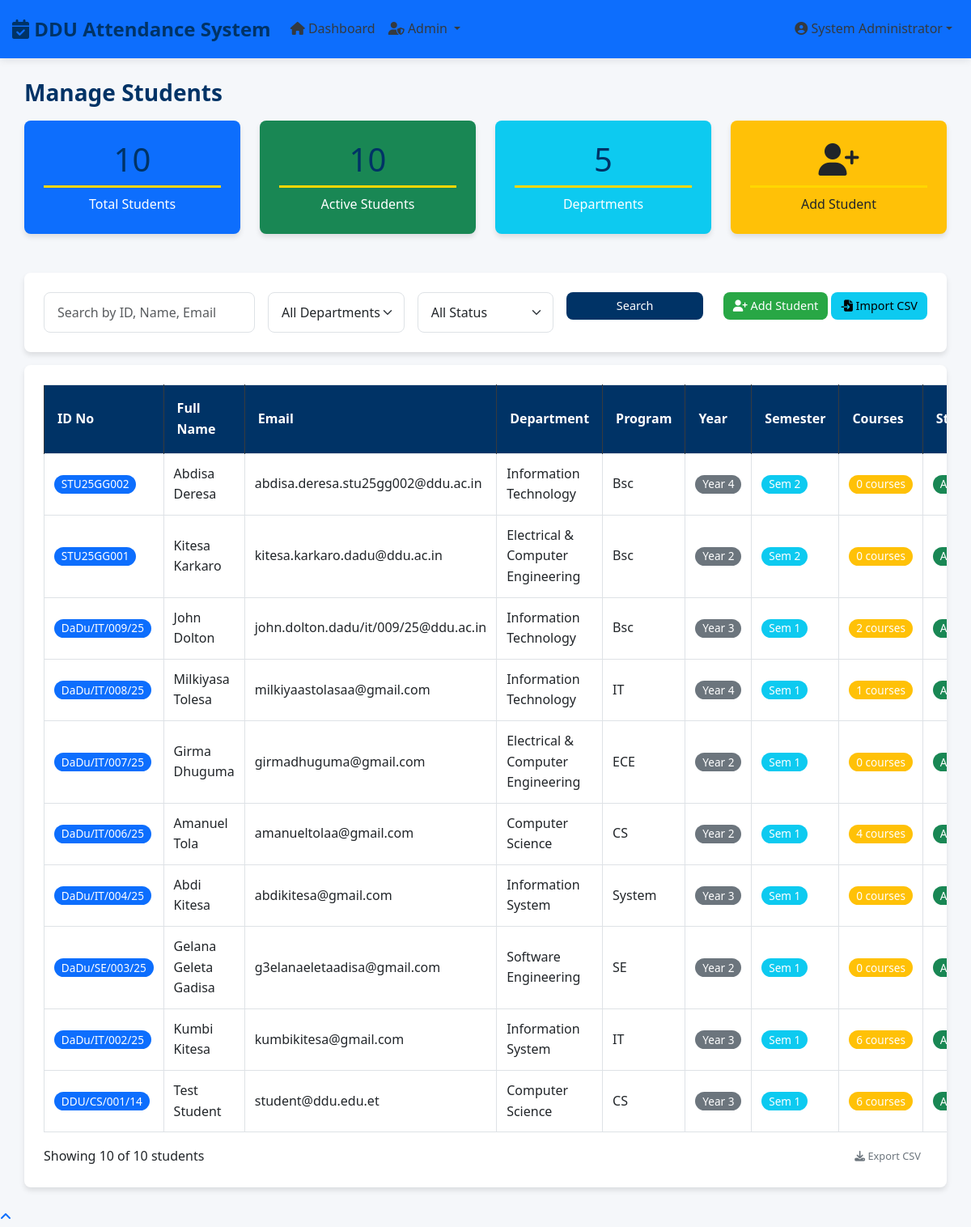
Page /admin/manage_students.php (signed in) on the committed database.
### tables this page shows
CREATE TABLE `students` (
  `student_id` int(11) NOT NULL,
  `student_id_no` varchar(50) NOT NULL,
  `full_name` varchar(100) NOT NULL,
  `email` varchar(100) NOT NULL,
  `phone` varchar(20) DEFAULT NULL,
  `gender` enum('Male','Female','Other') DEFAULT NULL,
  `date_of_birth` date DEFAULT NULL,
  `department_id` int(11) DEFAULT NULL,
  `program` varchar(100) DEFAULT NULL,
  `year_of_study` int(11) DEFAULT NULL,
  `semester` int(11) DEFAULT NULL,
  `profile_image` varchar(255) DEFAULT NULL,
  `is_active` tinyint(1) DEFAULT '1',
  `created_at` timestamp NOT NULL DEFAULT CURRENT_TIMESTAMP,
  `user_id` int(11) DEFAULT NULL
);

CREATE TABLE `departments` (
  `department_id` int(11) NOT NULL,
  `department_code` varchar(20) NOT NULL,
  `department_name` varchar(100) NOT NULL,
  `faculty` varchar(100) DEFAULT NULL,
  `description` text,
  `created_at` timestamp NOT NULL DEFAULT CURRENT_TIMESTAMP,
  `department_head_id` int(11) DEFAULT NULL
);

### admin/manage_students.php (the view, shortened to what this page needs)
<?php
require_once '../includes/db_connect.php';
$search = $_GET['search'] ?? '';
$where = '';
$sql = "
SELECT
    s.student_id,
    s.student_id_no,
    s.full_name,
    s.email,
    s.phone,
    s.program,
    s.year_of_study,
    s.semester,
    s.is_active,
    d.department_name,
    (SELECT COUNT(*) FROM course_students cs WHERE cs.student_id = s.student_id) as course_count
FROM students s
LEFT JOIN departments d ON d.department_id = s.department_id
$where
ORDER BY s.student_id DESC
";
$students = $conn->query($sql);
$count_sql = "SELECT COUNT(*) as total FROM students s $where";
$count_result = $conn->query($count_sql);
$total_students = $count_result ? $count_result->fetch_assoc()['total'] : 0;
include '../includes/header.php';
?>
<div class="container-fluid">
    <h3 class="mt-4">Manage Students</h3>
    <div class="row mb-4">
        <div class="col-md-3">
            <div class="card bg-primary text-white">
                <div class="card-body text-center">
                    <h1 class="display-6 mb-2"><?= number_format($total_students) ?></h1>
                    <p class="mb-0">Total Students</p>
                </div>
            </div>
        </div>
        <div class="col-md-3">
            <div class="card bg-success text-white">
                <div class="card-body text-center">
                    <h1 class="display-6 mb-2">
                        <?php
                        $active_sql = "SELECT COUNT(*) as active FROM students WHERE is_active = 1";
                        $active_result = $conn->query($active_sql);
                        echo number_format($active_result->fetch_assoc()['active']);
                        ?>
                    </h1>
                    <p class="mb-0">Active Students</p>
                </div>
            </div>
        </div>
        <div class="col-md-3">
            <div class="card bg-info text-white">
                <div class="card-body text-center">
                    <h1 class="display-6 mb-2">
                        <?php
                        $dept_sql = "SELECT COUNT(DISTINCT department_id) as dept_count FROM students";
                        $dept_result = $conn->query($dept_sql);
                        echo number_format($dept_result->fetch_assoc()['dept_count']);
                        ?>
                    </h1>
                    <p class="mb-0">Departments</p>
                </div>
            </div>
        </div>
        <div class="col-md-3">
            <div class="card bg-warning text-dark">
                <div class="card-body text-center">
                    <h1 class="display-6 mb-2">
                        <a href="javascript:void(0)" class="text-decoration-none text-dark" data-bs-toggle="modal" data-bs-target="#addStudentModal">
                            <i class="fas fa-user-plus"></i>
                        </a>
                    </h1>
                    <a href="javascript:void(0)" class="text-decoration-none text-dark" data-bs-toggle="modal" data-bs-target="#addStudentModal">
                        <p class="mb-0">Add Student</p>
                    </a>
                </div>
            </div>
        </div>
    </div>
    <div class="card mb-3">
        <div class="card-body">
            <form method="GET" class="row g-3">
                <div class="col-md-3">
                    <input class="form-control" name="search" placeholder="Search by ID, Name, Email" value="<?= htmlspecialchars($search) ?>">
                </div>
                <div class="col-md-2">
                    <select class="form-select" name="department_id">
                        <option value="">All Departments</option>
                    </select>
                </div>
                <div class="col-md-2">
                    <select class="form-select" name="status">
                        <option value="">All Status</option>
                    </select>
                </div>
                <div class="col-md-2">
                    <button class="btn btn-primary w-100">Search</button>
                </div>
                <div class="col-md-3 text-end">
                    <button class="btn btn-success" type="button" data-bs-toggle="modal" data-bs-target="#addStudentModal">
                        <i class="fas fa-user-plus"></i> Add Student
                    </button>
                    <a href="import_students.php" class="btn btn-info">
                        <i class="fas fa-file-import"></i> Import CSV
                    </a>
                </div>
            </form>
        </div>
    </div>
    <div class="card">
        <div class="card-body table-responsive">
            <table class="table table-bordered table-hover">
                <thead class="table-dark">
                    <tr>
                        <th>ID No</th>
                        <th>Full Name</th>
                        <th>Email</th>
                        <th>Department</th>
                        <th>Program</th>
                        <th>Year</th>
                        <th>Semester</th>
                        <th>Courses</th>
                        <th>Status</th>
                    </tr>
                </thead>
                <tbody>
                    <?php if ($students->num_rows > 0): ?>
                        <?php while($row = $students->fetch_assoc()): ?>
                            <tr>
                                <td>
                                    <span class="badge bg-primary"><?= htmlspecialchars($row['student_id_no']) ?></span>
                                </td>
                                <td><?= htmlspecialchars($row['full_name']) ?></td>
                                <td><?= htmlspecialchars($row['email']) ?></td>
                                <td><?= htmlspecialchars($row['department_name']) ?></td>
                                <td><?= htmlspecialchars($row['program'] ?: '-') ?></td>
                                <td>
                                    <span class="badge bg-secondary">Year <?= $row['year_of_study'] ?></span>
                                </td>
                                <td>
                                    <span class="badge bg-info">Sem <?= $row['semester'] ?></span>
                                </td>
                                <td>
                                    <span class="badge bg-warning"><?= $row['course_count'] ?> courses</span>
                                </td>
                                <td>
                                    <span class="badge bg-<?= $row['is_active'] ? 'success' : 'danger' ?>">
                                        <?= $row['is_active'] ? 'Active' : 'Inactive' ?>
                                    </span>
                                </td>
                            </tr>
                        <?php endwhile; ?>
                    <?php endif; ?>
                </tbody>
            </table>
            <div class="d-flex justify-content-between align-items-center mt-3">
                <div>
                    Showing <?= $students->num_rows ?> of <?= number_format($total_students) ?> students
                </div>
                <div>
                    <a href="?export=csv&<?= http_build_query($_GET) ?>" class="btn btn-outline-secondary btn-sm">
                        <i class="fas fa-download"></i> Export CSV
                    </a>
                </div>
            </div>
        </div>
    </div>
</div>
<?php include '../includes/footer.php'; ?>

### assets/css/style.css (style rules this page uses)
:root { --primary-color: #003366; --secondary-color: #FFD700; --success-color: #28a745; --danger-color: #dc3545; --warning-color: #ffc107; --info-color: #17a2b8; --light-color: #f8f9fa; --dark-color: #343a40; --gray-color: #6c757d; --border-radius: 8px; --box-shadow: 0 4px 6px rgba(0, 0, 0, 0.1); --transition: all 0.3s ease; }
* { margin: 0; padding: 0; box-sizing: border-box; }
body { font-family: 'Segoe UI', Tahoma, Geneva, Verdana, sans-serif; line-height: 1.6; color: var(--dark-color); background-color: #f5f7fa; }
.container-fluid { padding-left: 15px; padding-right: 15px; }
h1, h2, h3, h4, h5, h6 { font-weight: 600; line-height: 1.3; margin-bottom: 1rem; color: var(--primary-color); }
h1 { font-size: 2.5rem; border-bottom: 3px solid var(--secondary-color); padding-bottom: 0.5rem; }
h3 { font-size: 1.75rem; }
p { margin-bottom: 1rem; }
.btn { border-radius: var(--border-radius); padding: 0.5rem 1.5rem; font-weight: 500; transition: var(--transition); border: none; cursor: pointer; }
.btn-primary { background-color: var(--primary-color); border-color: var(--primary-color); }
.btn-success { background-color: var(--success-color); border-color: var(--success-color); }
.card { border: none; border-radius: var(--border-radius); box-shadow: var(--box-shadow); transition: var(--transition); background: white; margin-bottom: 1.5rem; }
.card-body { padding: 1.5rem; }
.form-control, .form-select { border-radius: var(--border-radius); border: 1px solid #dee2e6; padding: 0.75rem 1rem; transition: var(--transition); }
.table { width: 100%; margin-bottom: 1rem; color: var(--dark-color); }
.table thead th { background-color: var(--primary-color); color: white; border-bottom: none; font-weight: 600; padding: 1rem; }
.table td, .table th { padding: 0.75rem; vertical-align: middle; border-top: 1px solid #dee2e6; }
.badge { padding: 0.35em 0.65em; font-weight: 500; border-radius: 50rem; }
.badge { font-size: 0.85em; }
.card { transition: transform 0.2s; }
.table th { background-color: #f8f9fa; border-bottom: 2px solid #dee2e6; }
.btn { padding: 0.375rem 0.75rem; font-size: 0.9rem; }
.btn-sm { padding: 0.25rem 0.5rem; font-size: 0.8rem; }

### includes/footer.php (style rules this page uses)
.badge { font-size: 85%; }

### rows in the picture
students: student_id_no "STU25GG002", full_name "Abdisa Deresa", email "abdisa.deresa.stu25gg002@ddu.ac.in", department.department_name "Information Technology", program "Bsc", year_of_study "4", semester "2", course_count "0", is_active "Active"
students: student_id_no "STU25GG001", full_name "Kitesa Karkaro", email "kitesa.karkaro.dadu@ddu.ac.in", department.department_name "Electrical & Computer Engineering", program "Bsc", year_of_study "2", semester "2", course_count "0", is_active "Active"
students: student_id_no "DaDu/IT/009/25", full_name "John Dolton", email "john.dolton.dadu/it/009/25@ddu.ac.in", department.department_name "Information Technology", program "Bsc", year_of_study "3", semester "1", course_count "2", is_active "Active"
students: student_id_no "DaDu/IT/008/25", full_name "Milkiyasa Tolesa", email "milkiyaastolasaa@gmail.com", department.department_name "Information Technology", program "IT", year_of_study "4", semester "1", course_count "1", is_active "Active"
students: student_id_no "DaDu/IT/007/25", full_name "Girma Dhuguma", email "girmadhuguma@gmail.com", department.department_name "Electrical & Computer Engineering", program "ECE", year_of_study "2", semester "1", course_count "0", is_active "Active"
students: student_id_no "DaDu/IT/006/25", full_name "Amanuel Tola", email "amanueltolaa@gmail.com", department.department_name "Computer Science", program "CS", year_of_study "2", semester "1", course_count "4", is_active "Active"
students: student_id_no "DaDu/IT/004/25", full_name "Abdi Kitesa", email "abdikitesa@gmail.com", department.department_name "Information System", program "System", year_of_study "3", semester "1", course_count "0", is_active "Active"
students: student_id_no "DaDu/SE/003/25", full_name "Gelana Geleta Gadisa", email "g3elanaeletaadisa@gmail.com", department.department_name "Software Engineering", program "SE", year_of_study "2", semester "1", course_count "0", is_active "Active"
students: student_id_no "DaDu/IT/002/25", full_name "Kumbi Kitesa", email "kumbikitesa@gmail.com", department.department_name "Information System", program "IT", year_of_study "3", semester "1", course_count "6", is_active "Active"
students: student_id_no "DDU/CS/001/14", full_name "Test Student", email "student@ddu.edu.et", department.department_name "Computer Science", program "CS", year_of_study "3", semester "1", course_count "6", is_active "Active"

### other values in the picture
$full_name "System Administrator"
$total_students "10"
$active_result->fetch_assoc()['active'] "10"
$dept_result->fetch_assoc()['dept_count'] "5"
$students->num_rows "10"
